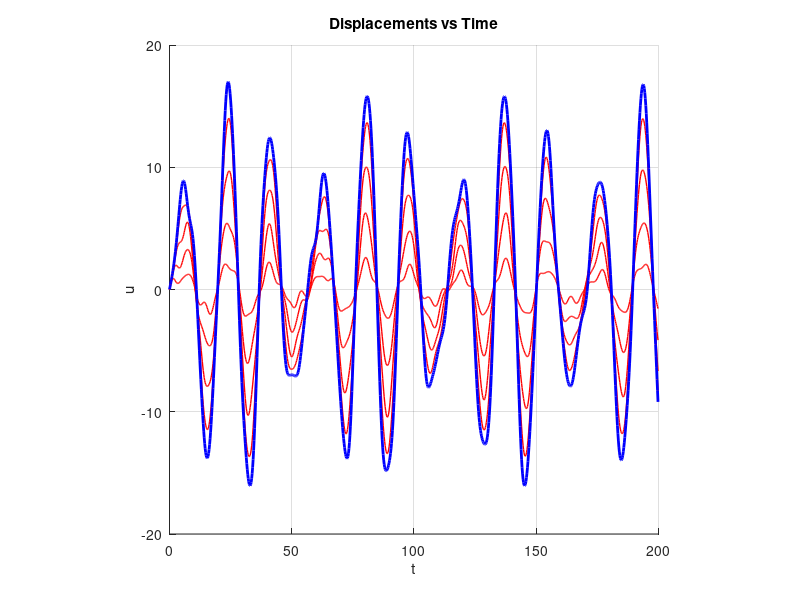

The MATLAB script that drew this image:
%   *--------------------------------------------------------------*
%   |  N DOF Vibration Problem.                                    |  
%   |    This program computes the motion of an N-DOF spring       |
%   |    mass system. The goal of this code are as follows:        |
%   |      1. NDOF shear building geometry                         |
%   |      2. Elasto-plastic elements                              |                                                  
%   |      3. Modal linear damping model                           |                                                  
%   |      4. Free vibration in natural modes                      |                                                  
%   |      5. Forced sinusoidal excitation at any story level      |                                                  
%   |      6. (Fake) Earthquake ground motion excitation           |                                                  
%   *--------------------------------------------------------------*

      clear; clc;
      
%.... Print Banner
      fprintf('%s\n','*----------------------------------------------*')
      fprintf('%s\n','|                 N-DOF Strutural Vibration    |')
      fprintf('%s\n','|                           Michael Justice    |')
      fprintf('%s\n','|                 (skeleton code for class)    |')
      fprintf('%s\n','|                                              |')
      fprintf('%s\n','|              Original Version: 03.11.2013    |')
      fprintf('%s\n','|                 Latest Update: 02.25.2015    |')
      fprintf('%s\n','*----------------------------------------------*')
      
%---- INPUT PROBLEM DATA ------------------------------------------------*
      nbodies = 5;                % number of masses in system
%---- Start and end times for anaysis -----------------------------------*      
      to = 0.0;                   % Initial time (usu. zero)
      tf = 200.0;                 % Final time
      t = to;                      
      plotmax = 10;               % max and min x value for plot range
%---- Mass, stiffness, damping, length multipliers ----------------------*
      Mo = 5.0;                   % Mass scaling value
      Ko = 7;                  % Stiffness scaling value
      Xi = 0.02;                  % Damping ratio scaling value
      So = 1.2;                   % Yield scaling value
      Lo = 1.0;                   % basic length of springs (usually 1)
%---- Forcing function parameters ---------------------------------------*      
      Fo1 = 0;                    % Constant forcing function
      Fo2 = 1;                    % Amplitude of forcing function
      Fwo = 0.333;                % Frequency of forcing function
      FDOF = 5;                   % DOF to put forcing function
      FDOF = min(FDOF, nbodies);  % reset value if greater than nbodies
%---- Initial displacement and velocity multipliers ---------------------*
      Xo = 0;                  % Initial displacement scale
      Vo = 1;                     % Initial velocity scale
%---- Fake Earthquake motion --------------------------------------------*
      E00 = 0.1;                  % Damping factor for Eq acceleration
      E01 = 0.15;                 % Damping factor for Eq acceleration
      E11 = 0.05;                 % Amplitude for component 1
      E21 = 0.1;                  % Amplitude for component 2
      E31 = 0.2;                  % Amplitude for component 3
      E41 = 0.1;                  % Amplitude for component 4
      E12 = 1.0;                  % Frequency for component 1
      E22 = 3.0;                  % Frequency for component 2
      E32 = 7.0;                  % Frequency for component 3
      E42 = 15.0;                 % Frequency for component 4
      EVo = -0.00141;                 % Initial ground velocity
      tD  = 50;                   % Duration of earthquake
      earthquake = 0;             % =1 create earthquake force
%------------------------------------------------------------------------*

%.... Set which figures to do (1=yes, 0=no)      
      dofig1 = 1;                 % N displacements vs. time
      dofig2 = 0;                 % N velocities vs. time 
      dofig3 = 0;                 % N accelerations vs. time
      dofig4 = 0;                 % static animation in 3D (time is 3rd D)
      dofig5 = 1;                 % animation of motion
        replay =0;               % =1 query to replay movie
        makemovie = 0;            % write Npend.avi file for movie 
      dofig6 = 0;                 % plot ground acceleration  
      dofig7 = 0;                 % slectively plot mode shapes  
      dofig8 = 0;                 % plot ground displacement  
      dofig9 = 0;                 % plot force vs. displacement  
      
%.... Numerical analysis parameters
      dt     = 0.01;               % analysis time step
      beta   = 0.5;              % Numark Method parameter
      eta    = dt^2*(1/2 - beta); % time integration parameter
      gamma   = 0.25;              % Numark Method parameter
      %zeta   = eta^2;            
      nsteps = ceil((tf-to)/dt);  % number of time steps in analysis
      tf     = nsteps*dt;         % adjust final time to discrete times
      tol    = 10e-8;             % Newton iteration tolerance
      itmax  = 10;                % maximum allowable Newton iterations      
      
%.... Initialize properties to constant arrays
      model = 1;                  % =1 For model 
      mass  = Mo*ones(nbodies,1); % story mass       
      stiff = Ko*ones(nbodies,1); % story (or spring) stiffness
      damp  = Xi*ones(nbodies,1); % modal damping
      xo    = Xo*ones(nbodies,1); % initial displacement
      vo    = Vo*ones(nbodies,1); % initial velocity
      Si    = So*ones(nbodies,1); % yeild
      Eqxold = 0;
      Eqvold = EVo;

      
%.... Establish the form of the applied force for the sinusoidal force at
%     a certain level of the structure.  
      force = zeros(nbodies,1);
      force = Fo1 + Fo2*sin(Fwo*t)*ones(nbodies,1);
%.... Compute the distribution of properties according to model
%     You may want to provide a better description of the distribution
%     of the properties. Put your modeling code here.
      if model == 1;   
        for  i = 1:nbodies
             mass(i) = Mo/(i);
             stiff(i) = Ko/(i);
             force(i) = Fo1*((i)+(i-1)*0.1);
        end
      end
%.... Lay out the initial (vertical) positions of each mass for the 
%     purposes of plotting the structure.
      xpo = Lo*ones(nbodies,1);
      for i=2:nbodies
        xpo(i) = xpo(i-1) + Lo;   % initial positions
      end
      
%.... Compute elastic stiffness matrix. The elastic stiffness is needed
%     to initialize the properties for the computation of the initial 
%     accelerations and to solve the eigenvalue problem to get the mode
%     shapes and frequencies. These can be used to compute the damping
%     matrix. It is a good idea to initialize arrays with the "zeros" 
%     command so that MATLAB does not think you are changing the size.
      K = zeros(nbodies,nbodies); 
      
%.... For the diagonals...
      for i = 1:nbodies
         for j = 1:nbodies
            if i == j && i < nbodies && j < nbodies
               K(i,j) = stiff(i) + stiff(i+1);
            elseif i == nbodies && j == nbodies
               K(i,j) = stiff(i);
            end      
         end
      end
 
 %.... For the off diagonals...
      for i = 1:nbodies
         for j = 1:nbodies
            if i == (j - 1)
               K(i,j) = -stiff(j);
            elseif i == (j + 1)
               K(i,j) = -stiff(i);
            end
         end
      end
 
%.... Compute the mass matrix. Same as above for K, except for mass
      M = zeros(nbodies,nbodies);     
      M = diag(mass);
            
%.... Establish the shape of the earthquake equivalent force vector      
      forceq = zeros(nbodies,1);
      if (earthquake==1)
          forceq = ones(nbodies,1);
          forceq = -M*forceq;
      end
    
%.... Compute natrual frequencies and mode shapes. Note that "freq" and 
%     "period" are output quantities when inputs are echoed.
      freq = zeros(nbodies,1);
      period = zeros(nbodies,1);
      [V,D] = eig(K,M);

      Freq = sqrt(D)/(2*pi);
      freq = diag(Freq);
      period = freq.^(-1);
%.... Compute the damping matrix from a modal definition of the damping
%     matrix (you could alternatively do Rayleigh damping here).
      C = zeros(nbodies,nbodies);     
      
%.... Set initial displacement to Mode. Here you might want to provide the
%     ability to specify the initial displacement to be proportional to 
%     one of the mode shapes. The mode shapes are scaled by MATLAB to have
%     unit modal mass.
   
%.... Initialize position, velocity, and acceleration
      xold = xo;
      vold = vo;      

%.... Set up a history array to save results ever once in a while
%     This part is simply to avoid plotting every point that we compute
%     It does not take that many points to give a nice representative 
%     response curve. We need to compute more points to get accuracy in
%     the solution. 
      hd1 = 1; hd2 = hd1+2;                    % space t,its,err
      hs1 = hd2+1; hs2 = hs1 + 3*nbodies - 1;  % space for x,v,a
      hp1 = hs2+1; hp2 = hp1 +   nbodies + 1;  % space for position, EQ
      hp3 = hp2+1; hp4 = hp3 + 3*nbodies - 1;  % space for di, Ni, up, yield
      nitems  = hp4;              % number of items stored in 'history'
      nreport = 1000;             % maximum number of steps reported
      nreport = min(nreport,nsteps);
      noutput = ceil(nsteps/nreport);
      history = zeros(nreport,nitems);        

%.... Echo input values to screen
      fprintf('\r\r%s\n',   '   INTEGRATION OF EQUATIONS      ')
      fprintf('%s%8.3f\n',  '   Initial time (to)             ',to)
      fprintf('%s%8.3f\n',  '   Final time (tf)               ',tf)
      fprintf('%s%8.3f\n',  '   Time increment (dt)           ',dt)
      fprintf('%s%8.3f\n',  '   Numerical integration (beta)  ',beta)
      fprintf('%s%8i\n',    '   Number of time steps          ',nsteps)
      fprintf('%s%8i\n',    '   Number of steps to report     ',nreport)

      fprintf('\r\r%s\n',   '   PHYSICAL PROPERTIES/INITIAL COND.')
      fprintf('%s%8i\n',    '   Number of masses  :     ',nbodies)
      %fprintf('%s%8.3f\n',  '   Frequency ratio   :     ',fratio)
      fprintf('\r%s'     ,  '    DOF     Mass    Stiff    Force      x-o')
      fprintf('%s\n'     ,  '      v-o  |  Damp     Freq   Period')

      for i=1:nbodies
        fprintf('%7i%9.3f%9.3f%9.3f',i, mass(i), stiff(i),force(i))
        fprintf('%9.3f%9.3f%9.3f',   xo(i), vo(i), damp(i))
        fprintf('%9.3f%9.3f\n',      freq(i), period(i))
      end    
      
%.... Set up initial parameters for first time step      
      its = 0; err = 1.0;
      out  = 0; iout  = 0;
      
%.... Compute strain and force due to initial conditions.     
      
%.... Compute initial acceleration from the equation of motion. Also 
      aold = inv(M)*(force - K*xo); % Linear case
      
%     Compute the initial acceleration for integrating the earthquake
%     ground motion
      %aold = M\(g + Ft*force -Eq*forceq  - C*vo);   
      %Eqaold = Eq;

%.... Compute motion by numerical integration
      for isteps=1:nsteps
          
%....... Write the values out to history, if appropriate
         if (out==0)
            iout = iout + 1;  
            history(iout,1:3) = [t,its,err];
            history(iout,hs1:hs2) = [xold',vold',aold']; 
            Eqo = Eqxold;
            x = Eqo*ones(nbodies,1) + xold;
            %history(iout,hp1:hp2) = [x',Eq,Eqo];
            %history(iout,hp3:hp4) = [di',Ni',up',yield'];
            out = noutput;
         end
         out = out - 1;

%....... Compute the values for the next time step 
         t = t + dt; err = 1; its = 0;
         bn  = xold + dt*vold + beta*dt^2*aold;
         %cn  = vold + beta*dt*aold;
         if Fo1 == 0
            forcenew = Fo2*sin(Fwo*t)*ones(nbodies,1);
         else
            forcenew  = Fo1 + Fo2*sin(Fwo*t)*force; 
         end
         anew = inv(M + eta*K)*(forcenew - K*bn);
         
%....... Newton iteration to determine y (the acceleration at n+1)
        if (earthquake==1)
           Eq = (E00*t*exp(-E01*t))*(E11*sin(E12*t)+ E21*sin(E22*t)...
                                   + E31*sin(E32*t)+ E41*sin(E42*t));
         end
         
%....... Newton loop to find new accleleration from EOM         
         %while (err > tol) && (its < itmax)
           %xnew  = bn + zeta*anew;
           %vnew  = cn +  eta*anew;

%......... Compute strain and force due to initial conditions      
      
%......... Compute the force and stiffness in each member
  
%......... Compute the residual and tangent  

%......... Compute tangent stiffness matrix  

%......... Compute new acceleration

         %end % while
          
%....... Compute velocity and displacement by numerical integration (Newm) 
         %Eqvnew = Eqvold + dt*(gamma*Eqaold + (1 - gamma)*Eqanew);
        % Eqxnew = Eqxold + dt*Eqvold + dt^2*(beta*Eqaold + (1/2 - beta)...
            % *Eqanew)
         vnew = vold + dt*(gamma*aold + (1 - gamma)*anew);
         xnew = xold + dt*vold + dt^2*(beta*aold + (1/2 - beta)*anew);
         
%....... Update state for next iteration   
        % Eqaold = Eqanew;
        % Eqvold = Eqvnew;
        % Eqxold = Eqxnew;
         aold = anew;
         vold = vnew;
         xold = xnew;  
%....... If yielding occured (or continued) move the permanent set         
          
      end % loop over time steps

%.... GRAPHICAL OUTPUT OF RESULTS      
      zbeg = 4; zend = zbeg + nbodies -1;
      xminv = min(history(:,zbeg:zend)); xmaxv = max(history(:,zbeg:zend));
      xmin = min(xminv); xmax = max(xmaxv);
      xmin = -plotmax; xmax = plotmax;
      ymin = 0; ymax = nbodies*Lo;
      pthick = ones(nbodies,1);            % thickness for trail
      for i=1:nbodies-1
          pcolor(i) = 'r';                 % color for trail
      end
      pcolor(nbodies) = 'b';               % color for trail
      pthick(nbodies)  = 2;                % thickness for trail
      marker = floor(3 + 30/nbodies);      % marker size for hinges
   
%.... Diaplacements vs. time
      if (dofig1==1) 
        fig1 = figure(1); clf; grid on; axis square; hold on;
        xlabel('t'); ylabel('u');title('Displacements vs Time');
        for i=1:nbodies
          ix = 3+i;
          p = plot(history(1:iout,1),history(1:iout,ix));
          set(p,'Color',pcolor(i),'LineWidth',pthick(i));
        end
      end
      
%.... Velocities vs. time
      if (dofig2==1) 
        fig2 = figure(2); clf; grid on; axis square; hold on;
        xlabel('t'); ylabel('v');title('Velocity vs Time');
        for i=1:nbodies
          ix = 3+nbodies+i;
          p = plot(history(1:iout,1),history(1:iout,ix));
          set(p,'Color',pcolor(i),'LineWidth',pthick(i));
        end
      end 
      
%.... Accelerations vs. time
      if (dofig3==1) 
        fig3 = figure(3); clf; grid on; axis square; hold on;
        xlabel('t'); ylabel('a');title('Acceleration vs Time');
        for i=1:nbodies
          ix = 3+2*nbodies+i;
          p = plot(history(1:iout,1),history(1:iout,ix));
          set(p,'Color',pcolor(i),'LineWidth',pthick(i));
        end
      end
      
%.... Plot trace of masses
      if (dofig4==1)
        fig4=figure(4); clf; 
        rect = get(fig4,'Position'); rect(1:2) = [0 0];
        grid on; axis square;
        xlabel('x'); ylabel('t'); title('Trace of masses');
        hold on;
        for i=1:nbodies
          p = plot(history(1:iout,hp1+i-1),history(1:iout,1));
          set(p,'Color',pcolor(i),'LineWidth',pthick(i));
        end
      end
      
%.... Ground accelerations vs. time
      if (dofig6==1) 
        fig6 = figure(6); clf; grid on; axis square; hold on;
        xlabel('t'); ylabel('ag');title('Ground Acceleration vs Time');
        p = plot(history(1:iout,1),history(1:iout,hp2-1));
        set(p,'Color',pcolor(i),'LineWidth',pthick(i));
      end   
      
%.... Ground displacement vs. time
      if (dofig8==1) 
        fig8 = figure(8); clf; grid on; axis square; hold on;
        xlabel('t'); ylabel('ug');title('Ground Displacement vs Time');
        p = plot(history(1:iout,1),history(1:iout,hp2));
        set(p,'Color',pcolor(i),'LineWidth',pthick(i));
      end   
      
%.... Plot force-displacement response  
      if (dofig9==1)
        fig9=figure(9); clf; grid on; axis square; hold on;
        xlabel('Displ'); ylabel('F'); title('Force vs. displacement');
        for i=1:nbodies
          ix = hp3 + i - 1; iy = ix + nbodies;
          p = plot(history(1:iout,ix),history(1:iout,iy));
          set(p,'Color','blue','LineWidth',1); 
        end
      end % dofig9      
      
%.... Plot 2D motion in space as a movie
      if (dofig5==1)
        fig5=figure(5);
        kframes = 3; kforget = 1; 
        numframes = floor(nreport/kframes);
        
        for k=1:numframes
          rect = get(fig5,'Position'); rect(1:2) = [0 0];
          grid on; axis ([xmin xmax ymin ymax]); axis square;
          xlabel('x'); ylabel('y'); title('Trajectory');
          hold on;
          
          kk = k - kforget; kk = (kk + abs(kk))/2;
          istart = 1 + kframes*kk; iend = min(kframes*k,iout);
          ix = hs1;
          xao = history(iend,hp2); yao = 0;
          
%........ Plot the elements red=yielded, blue=elastic
          for i=1:nbodies
            ix =hs1 + i - 1; 
            ip = hp3 + 2*nbodies + i -1;
            upelem = history(iend,ip); lc = 'b';
            if (abs(upelem)>tol)
                lc = 'r';    
            end
            xa = history(iend:iend,ix); ya = i*Lo;
            lnx = [xao,xa]; lny = [yao,ya];
            p = plot(lnx,lny,'-','Color',lc,'Linewidth',2);
            xao = xa; yao = ya;
          end %  for i
          
%........ Plot the masses
          for i=1:nbodies
            ix =hs1 + i - 1; 
            xa = history(iend:iend,ix); ya = i*Lo;
            p = plot(xa,ya,'--rs','Color','b','Linewidth',2,...
                        'MarkerFaceColor','k',...
                        'MarkerEdgeColor','k',...
                        'MarkerSize',marker);
            xao = xa; yao = ya;
          end %  for i
                     
%........ Store frame for movie (set view point)        
          Mov(:,k) = getframe(fig5,rect);
          clf;
        end % for k

%...... Play (and record) movie with play speed factor faster that actual 
        
        clf; N=1; PlaySpeed = 2;
        FPS = ceil(PlaySpeed*numframes/tf);
        while (N~=0)
          movie(fig5,Mov, N,FPS,rect) 
           N = 0;
           if (replay==1)
             N = input('Replay times: ');
           end
        end
        if (makemovie==1)
          movie2avi(Mov,'NPend.avi','compression','None',...
                      'quality',100,'fps',FPS);   
        end
        
      end
  
      fprintf('\r%s\r',' Normal Termination of Program')
      
%.... End of program NBody